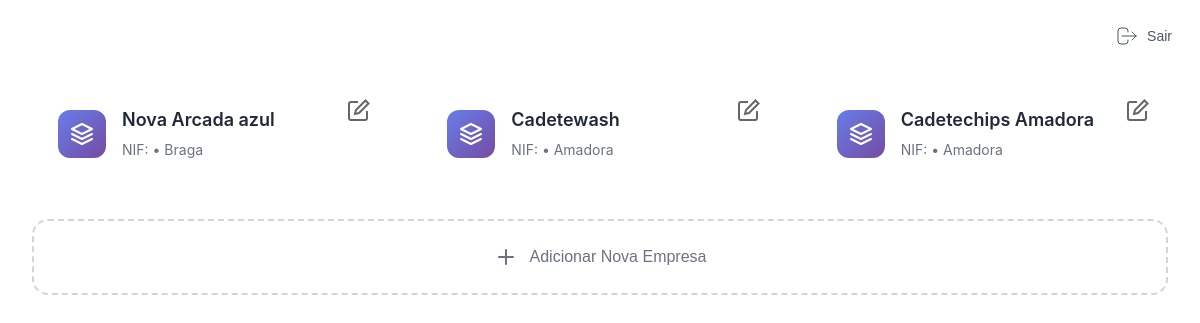
The page /company (signed in) on the database its author committed.
### instance/base.py (models this page shows, shortened)
class Company(db.Model):
    id = db.Column(db.Integer, primary_key=True)
    name = db.Column(db.String(100), nullable=False, index=True)
    location = db.Column(db.String(255), nullable=False)
    relationship_type = db.Column(db.String(50), nullable=False)
    tax_id = db.Column(db.String(30))
    phone = db.Column(db.String(20))
    email = db.Column(db.String(100))
    contact_person = db.Column(db.String(100))
    notes = db.Column(db.Text)
    is_active = db.Column(db.Boolean, default=True)
    user_id = db.Column(db.Integer, db.ForeignKey('user.id'), nullable=False)
    user = db.relationship('User', backref=db.backref('companies', lazy=True))
    create_date = db.Column(db.DateTime, default=db.func.current_timestamp())
    write_date = db.Column(db.DateTime, default=db.func.current_timestamp(), onupdate=db.func.current_timestamp())

### app.py (the view)
@app.route('/company')
@login_required
def company():
    companies = Company.query.all()
    return render_template('company.html', companies=companies)

### app.py (called while the page is built)
@login_manager.user_loader
def load_user(user_id):
    from instance.base import User
    return User.query.get(int(user_id))

### templates/company.html (shortened to what this page needs)
<!DOCTYPE html>
<html lang="pt-BR">
<head>
    <link rel="stylesheet" href="/static/company/css/main.css">
</head>
<body>
    <header class="header">
        <div class="header-content">
            <button class="back-btn" aria-label="Voltar">
            </button>
            <button class="logout-btn" onclick="handleLogout()">
                <svg class="icon" fill="none" stroke="currentColor" viewBox="0 0 24 24">
                    <path stroke-linecap="round" stroke-linejoin="round" stroke-width="1" d="M17 16l4-4m0 0l-4-4m4 4H7m6 4v1a3 3 0 01-3 3H6a3 3 0 01-3-3V7a3 3 0 013-3h4a3 3 0 013 3v1"/>
                </svg>
                Sair
            </button>
        </div>
    </header>
    <main class="main-content">
        <div class="container">
            <div class="companies-grid" id="companiesGrid">
                {% if companies %}
                    {% for company in companies %}
                        <div class="company-card" data-company="{{ company.id }}">
                            <div class="company-icon">
                            </div>
                            <div class="company-info" onclick="selectCompany(this.parentElement)">
                                <h3 class="company-name">{{ company.name }}</h3>
                                <p class="company-description">NIF: {{ company.tax_id }} • {{ company.location }}</p>
                            </div>
                            <button class="edit-btn" onclick="editCompany(event, '{{ company.id }}')">
                                <svg class="icon" viewBox="0 0 24 24" fill="none" stroke="currentColor" stroke-width="2">
                                    <path d="M11 4H4a2 2 0 0 0-2 2v14a2 2 0 0 0 2 2h14a2 2 0 0 0 2-2v-7"/>
                                    <path d="m18.5 2.5 3 3L12 15l-4 1 1-4 9.5-9.5z"/>
                                </svg>
                            </button>
                        </div>
                    {% endfor %}
                {% else %}
                    <div class="empty-state">
                        <p>Nenhuma empresa encontrada</p>
                        <p>Clique no botão abaixo para adicionar sua primeira empresa</p>
                    </div>
                {% endif %}
            </div>
            <button class="add-company-btn" id="addCompanyBtn">
                <svg width="24" height="24" viewBox="0 0 24 24" fill="none">
                    <path d="M12 5V19M5 12H19" stroke="currentColor" stroke-width="2" stroke-linecap="round" stroke-linejoin="round"/>
                </svg>
                <span>Adicionar Nova Empresa</span>
            </button>
        </div>
    </main>
</body>
</html>

### static/company/css/main.css (style rules this page uses)
* { margin: 0; padding: 0; box-sizing: border-box; }
body { font-family: -apple-system, BlinkMacSystemFont, "Segoe UI", Roboto, sans-serif; min-height: 100vh; color: #1a1a1a; line-height: 1.6; }
.header { background: rgba(255, 255, 255, 0.95); backdrop-filter: blur(10px); border-bottom: 1px solid rgba(255, 255, 255, 0.2); position: fixed; top: 0; left: 0; right: 0; z-index: 100; padding: 1rem 0; }
.header-content { display: flex; align-items: center; justify-content: space-between; max-width: 1200px; margin: 0 auto; padding: 0 1rem; }
.back-btn { background: none; border: none; color: #6b7280; cursor: pointer; padding: 0.5rem; border-radius: 0.5rem; transition: all 0.2s ease; }
.main-content { padding-top: 5rem; padding-bottom: 2rem; min-height: 100vh; }
.container { max-width: 1200px; margin: 0 auto; padding: 0 1rem; }
.companies-grid { display: flex; flex-direction: column; gap: 1rem; margin-bottom: 2rem; }
.company-card { background: rgba(255, 255, 255, 0.95); backdrop-filter: blur(10px); border-radius: 1rem; padding: 1.5rem; display: flex; align-items: center; gap: 1rem; cursor: pointer; transition: all 0.3s ease; border: 2px solid transparent; position: relative; overflow: hidden; }
.company-card::before { content: ""; position: absolute; top: 0; left: 0; right: 0; bottom: 0; background: linear-gradient(135deg, rgba(102, 126, 234, 0.1) 0%, rgba(118, 75, 162, 0.1) 100%); opacity: 0; transition: opacity 0.3s ease; }
.company-icon { width: 48px; height: 48px; background: linear-gradient(135deg, #667eea, #764ba2); border-radius: 0.75rem; display: flex; align-items: center; justify-content: center; color: white; flex-shrink: 0; }
.company-info { flex: 1; }
.company-name { font-size: 1.125rem; font-weight: 600; color: #1f2937; margin-bottom: 0.25rem; }
.company-description { font-size: 0.875rem; color: #6b7280; }
.add-company-btn { width: 100%; background: rgba(255, 255, 255, 0.95); backdrop-filter: blur(10px); border: 2px dashed #d1d5db; border-radius: 1rem; padding: 1.5rem; display: flex; align-items: center; justify-content: center; gap: 0.75rem; cursor: pointer; transition: all 0.3s ease; font-size: 1rem; font-weight: 500; color: #6b7280; }
@media (min-width: 768px) { .companies-grid { display: grid; grid-template-columns: repeat(auto-fit, minmax(300px, 1fr)); gap: 1.5rem; } }
@media (min-width: 1024px) { .container { padding: 0 2rem; } }
@media (min-width: 1024px) { .companies-grid { grid-template-columns: repeat(auto-fit, minmax(350px, 1fr)); gap: 2rem; } }
.logout-btn { display: flex; align-items: center; gap: 0.5rem; padding: 0.5rem 0.75rem; font-size: 0.875rem; font-weight: 500; color: #4b5563; background: none; border: none; border-radius: 0.5rem; cursor: pointer; transition: all 0.2s; }
.icon { width: 1.5rem; height: 1.5rem; }
.edit-btn { position: absolute; top: 10px; right: 10px; background: rgba(255, 255, 255, 0.8); border: none; border-radius: 50%; width: 36px; height: 36px; display: flex; align-items: center; justify-content: center; cursor: pointer; opacity: 0.6; transition: all 0.2s ease; }
.company-card { position: relative; }
.company-info { cursor: pointer; }

### rows shown on the page
Company: name "Nova Arcada azul", location "Braga"
Company: name "Cadetewash", location "Amadora"
Company: name "Cadetechips Amadora", location "Amadora"
